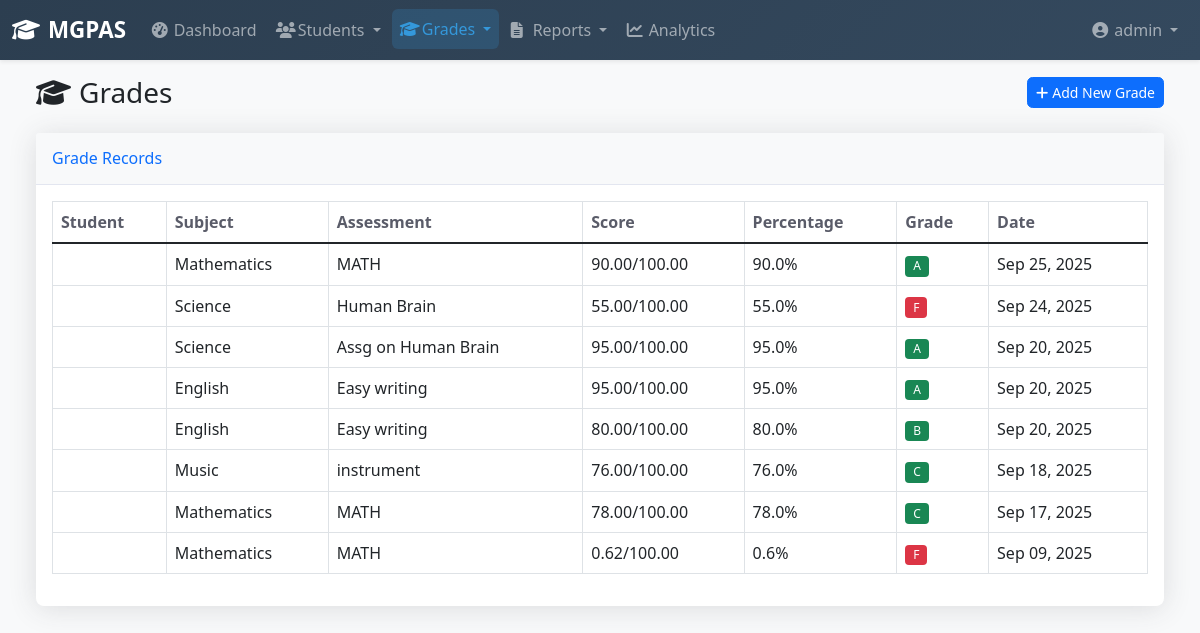
Before: /grading/grades/ (signed in) with the older database file.
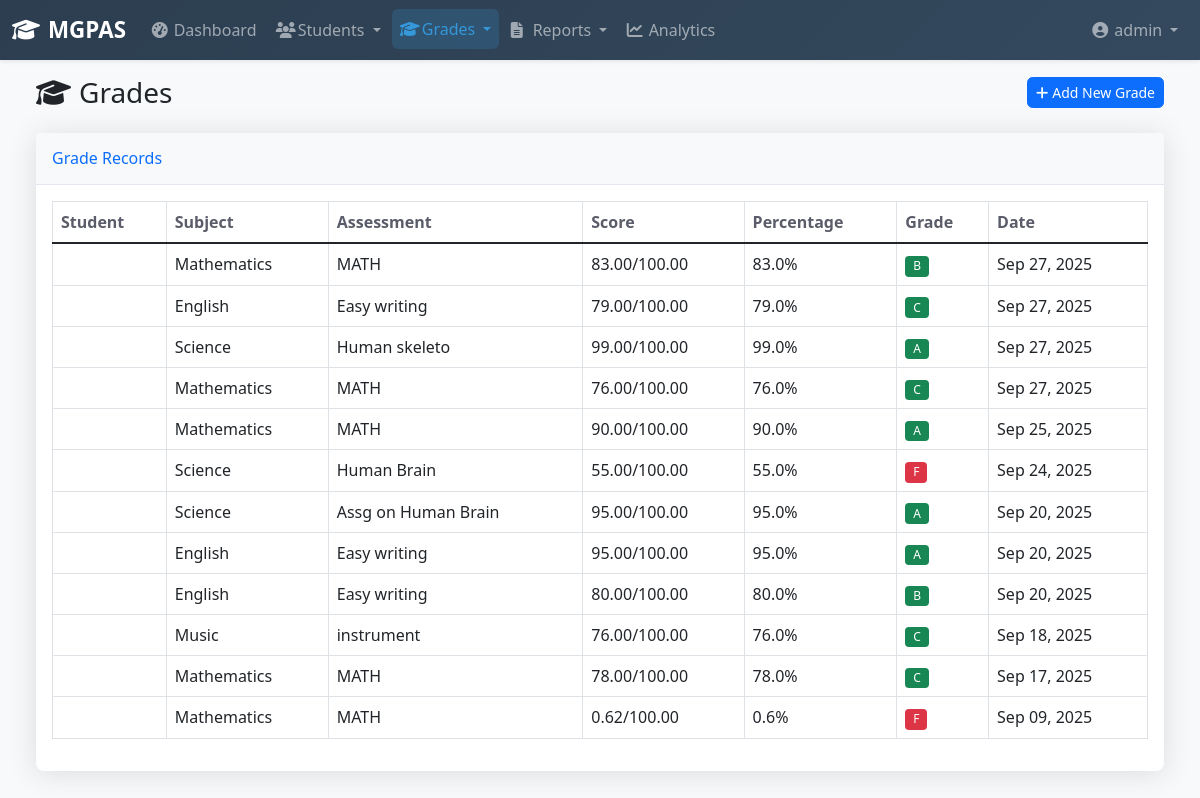
After: the same page with the newer database file.
### authentication/models.py (models this page shows, shortened)
class User(AbstractUser):
    class Role(models.TextChoices):
        ADMIN = 'ADMIN', _('Administrator')
        TEACHER = 'TEACHER', _('Teacher')
        VIEWER = 'VIEWER', _('Viewer')
    role = models.CharField(
        max_length=10,
        choices=Role.choices,
        default=Role.TEACHER,
        verbose_name=_('User Role')
    )
    phone_number = models.CharField(max_length=15, blank=True, null=True)
    date_of_birth = models.DateField(blank=True, null=True)
    profile_picture = models.ImageField(upload_to='profile_pictures/', blank=True, null=True)
    bio = models.TextField(blank=True, null=True)

### grading/models.py (models this page shows, shortened)
class Grade(models.Model):
    class Term(models.TextChoices):
        TERM1 = 'TERM1', _('Term 1')
        TERM2 = 'TERM2', _('Term 2')
        TERM3 = 'TERM3', _('Term 3')
    class AssessmentType(models.TextChoices):
        EXAM = 'EXAM', _('Exam')
        TEST = 'TEST', _('Test')
        QUIZ = 'QUIZ', _('Quiz')
        ASSIGNMENT = 'ASSIGNMENT', _('Assignment')
    student = models.ForeignKey(Student, on_delete=models.CASCADE)
    subject = models.ForeignKey(Subject, on_delete=models.CASCADE)
    assessment_name = models.CharField(max_length=100)
    assessment_type = models.CharField(max_length=20, choices=AssessmentType.choices)
    score = models.DecimalField(max_digits=5, decimal_places=2)
    max_score = models.DecimalField(max_digits=5, decimal_places=2, default=100)
    percentage = models.DecimalField(max_digits=5, decimal_places=2, editable=False)
    term = models.CharField(max_length=10, choices=Term.choices)
    date = models.DateField()
    comments = models.TextField(blank=True)
    created_by = models.ForeignKey(User, on_delete=models.SET_NULL, null=True)
    created_at = models.DateTimeField(auto_now_add=True)
    updated_at = models.DateTimeField(auto_now=True)
    def get_grade_letter(self):
        if self.percentage >= 90: return 'A'
        elif self.percentage >= 80: return 'B'
        elif self.percentage >= 70: return 'C'
        elif self.percentage >= 60: return 'D'
        else: return 'F'
    class Meta:
        ordering = ['-date', 'student']

class Subject(models.Model):
    name = models.CharField(max_length=100)
    code = models.CharField(max_length=10, unique=True)
    description = models.TextField(blank=True)

### grading/views.py (the view)
# urls.py: path('grades/', views.GradeListView.as_view(), name='grade_list'),
class GradeListView(LoginRequiredMixin, ListView):
    model = Grade
    template_name = "grading/grade_list.html"
    context_object_name = "grades"
    paginate_by = 20
    def get_queryset(self):
        queryset = Grade.objects.all().select_related("student", "subject")
        search = self.request.GET.get("search")
        if search:
            queryset = queryset.filter(
                Q(student__first_name__icontains=search) |
                Q(student__last_name__icontains=search) |
                Q(subject__name__icontains=search)
            )
        return queryset
    def get_context_data(self, **kwargs):
        context = super().get_context_data(**kwargs)
        context['total_grades'] = Grade.objects.count()
        context['average_grade'] = Grade.objects.aggregate(avg=Avg('percentage'))['avg'] or 0
        return context

### templates/grading/grade_list.html (shortened to what this page needs)
{% extends 'base.html' %}
{% load static %}
{% block content %}
<div class="container-fluid">
    <div class="d-sm-flex align-items-center justify-content-between mb-4">
        <h1 class="h3 mb-0 text-gray-800"><i class="fas fa-graduation-cap me-2"></i>Grades</h1>
        <a href="{% url 'grading:grade_add' %}" class="btn btn-primary btn-sm">
            <i class="fas fa-plus me-1"></i>Add New Grade
        </a>
    </div>
    <div class="card shadow mb-4">
        <div class="card-header py-3">
            <h6 class="m-0 font-weight-bold text-primary">Grade Records</h6>
        </div>
        <div class="card-body">
            {% if grades %}
            <div class="table-responsive">
                <table class="table table-bordered">
                    <thead>
                        <tr>
                            <th>Student</th>
                            <th>Subject</th>
                            <th>Assessment</th>
                            <th>Score</th>
                            <th>Percentage</th>
                            <th>Grade</th>
                            <th>Date</th>
                        </tr>
                    </thead>
                    <tbody>
                        {% for grade in grades %}
                        <tr>
                            <td>{{ grade.student.get_full_name }}</td>
                            <td>{{ grade.subject.name }}</td>
                            <td>{{ grade.assessment_name }}</td>
                            <td>{{ grade.score }}/{{ grade.max_score }}</td>
                            <td>{{ grade.percentage|floatformat:1 }}%</td>
                            <td><span class="badge bg-{% if grade.percentage >= 60 %}success{% else %}danger{% endif %}">{{ grade.get_grade_letter }}</span></td>
                            <td>{{ grade.date|date:"M d, Y" }}</td>
                        </tr>
                        {% endfor %}
                    </tbody>
                </table>
            </div>
            {% else %}
            <p class="text-muted">No grades recorded yet.</p>
            {% endif %}
        </div>
    </div>
</div>
{% endblock %}

### templates/base.html (shortened to what this page needs)
{% load static %}
<!DOCTYPE html>
<html lang="en">
<head>
    <link href="https://cdn.jsdelivr.net/npm/bootstrap@5.1.3/dist/css/bootstrap.min.css" rel="stylesheet">
    <link rel="stylesheet" href="https://cdnjs.cloudflare.com/ajax/libs/font-awesome/6.4.0/css/all.min.css">
    <link rel="stylesheet" href="{% static 'css/styles.css' %}">
</head>
<body>
    {% include 'partials/navbar.html' %}
    <main class="container-fluid px-4 py-3">
        {% block content %}
        {% endblock %}
    </main>
</body>
</html>

### templates/partials/navbar.html (shortened to what this page needs)
<nav class="navbar navbar-expand-lg navbar-dark bg-dark shadow-sm">
    <div class="container-fluid">
        <a class="navbar-brand" href="{% url 'dashboard' %}">
            <i class="fas fa-graduation-cap me-2"></i>MGPAS
        </a>
        <div class="collapse navbar-collapse" id="mainNavbar">
            <ul class="navbar-nav me-auto">
                <li class="nav-item">
                    <a class="nav-link {% if request.path == '/dashboard/' %}active{% endif %}" href="{% url 'dashboard' %}">
                        <i class="fas fa-tachometer-alt me-1"></i>Dashboard
                    </a>
                </li>
                <li class="nav-item dropdown">
                    <a class="nav-link dropdown-toggle {% if 'students' in request.path %}active{% endif %}"
                       href="#" role="button" data-bs-toggle="dropdown">
                        <i class="fas fa-users me-1"></i>Students
                    </a>
                </li>
                <li class="nav-item dropdown">
                    <a class="nav-link dropdown-toggle {% if 'grades' in request.path %}active{% endif %}"
                       href="#" role="button" data-bs-toggle="dropdown">
                        <i class="fas fa-graduation-cap me-1"></i>Grades
                    </a>
                </li>
                <li class="nav-item dropdown">
                    <a class="nav-link dropdown-toggle {% if 'reporting' in request.path %}active{% endif %}"
                       href="#" role="button" data-bs-toggle="dropdown">
                        <i class="fas fa-file-alt me-1"></i>Reports
                    </a>
                </li>
                <li class="nav-item">
                    <a class="nav-link {% if 'analytics' in request.path %}active{% endif %}"
                       href="{% url 'analytics:dashboard' %}">
                        <i class="fas fa-chart-line me-1"></i>Analytics
                    </a>
                </li>
            </ul>
            <ul class="navbar-nav ms-auto">
                <li class="nav-item dropdown">
                    <a class="nav-link dropdown-toggle" href="#" role="button" data-bs-toggle="dropdown">
                        <i class="fas fa-user-circle"></i>
                        {{ user.get_full_name|default:user.username }}
                    </a>
                </li>
            </ul>
        </div>
    </div>
</nav>

### static/css/styles.css (style rules this page uses)
body { font-family: 'Segoe UI', Tahoma, Geneva, Verdana, sans-serif; background-color: #f8f9fa; overflow-x: hidden; }
:root { --primary: #0d6efd; --secondary: #6c757d; --success: #198754; --info: #0dcaf0; --warning: #ffc107; --danger: #dc3545; --light: #f8f9fa; --dark: #212529; }
.navbar-dark { background: linear-gradient(135deg, #2c3e50 0%, #34495e 100%) !important; box-shadow: 0 2px 15px rgba(0, 0, 0, 0.1); }
.navbar-brand { font-weight: 700; font-size: 1.4rem; }
.navbar-nav .nav-link { padding: 0.5rem 1rem; border-radius: 6px; margin: 0 0.1rem; transition: all 0.3s ease; }
.navbar-nav .nav-link:hover, .navbar-nav .nav-link.active { background: rgba(255, 255, 255, 0.1); transform: translateY(-1px); }
.navbar-nav .nav-link i { width: 18px; }
.navbar-nav .nav-link.active { background: rgba(52, 152, 219, 0.2); color: #3498db !important; }
.card { border: none; border-radius: 0.5rem; box-shadow: 0 0.15rem 1.75rem 0 rgba(58, 59, 69, 0.15); transition: transform 0.2s; }
.card-header { background-color: #f8f9fa; border-bottom: 1px solid #e3e6f0; }
.table th { border-top: none; font-weight: 600; color: #5a5c69; }
.btn { border-radius: 0.35rem; }
.shadow { box-shadow: 0 0.15rem 1.75rem 0 rgba(58, 59, 69, 0.15) !important; }
.badge { font-weight: 500; }
.card, .alert, .btn { animation: fadeIn 0.5s ease-out; }
:root { --primary-gradient: linear-gradient(135deg, #0d6efd 0%, #0a58ca 100%); --success-gradient: linear-gradient(135deg, #198754 0%, #146c43 100%); --info-gradient: linear-gradient(135deg, #0dcaf0 0%, #0aa2c0 100%); --warning-gradient: linear-gradient(135deg, #ffc107 0%, #d39e00 100%); --danger-gradient: linear-gradient(135deg, #dc3545 0%, #b02a37 100%); }
.card { animation: fadeInUp 0.6s ease-out; }
.card:nth-child(2) { animation-delay: 0.2s; }

Changed rows visible on the page:
added Grade: subject.name "Mathematics", assessment_name "MATH", score "83.00", max_score "100.00", percentage "83.0", get_grade_letter "B", date "Sep 27, 2025"
added Grade: subject.name "English", assessment_name "Easy writing", score "79.00", max_score "100.00", percentage "79.0", get_grade_letter "C", date "Sep 27, 2025"
added Grade: subject.name "Science", assessment_name "Human skeleto", score "99.00", max_score "100.00", percentage "99.0", get_grade_letter "A", date "Sep 27, 2025"
added Grade: subject.name "Mathematics", assessment_name "MATH", score "76.00", max_score "100.00", percentage "76.0", get_grade_letter "C", date "Sep 27, 2025"
